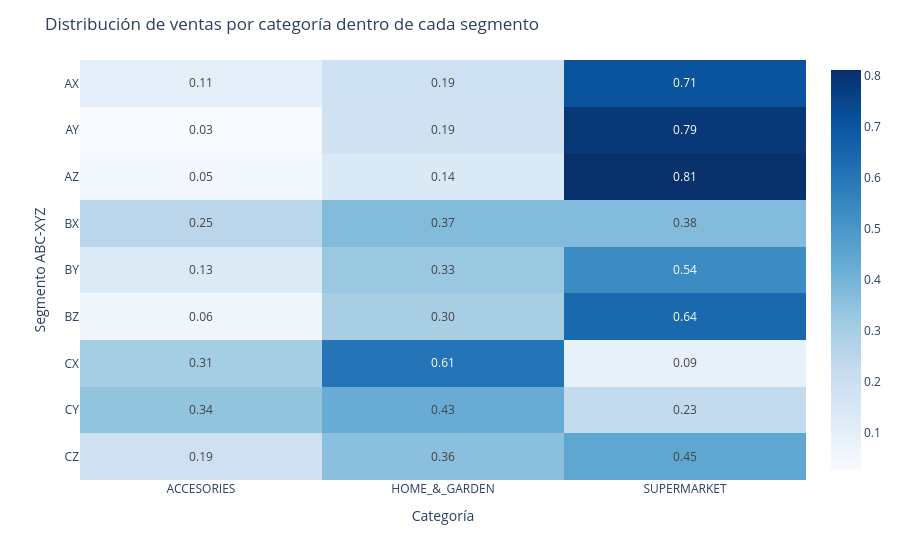

Write notebook code for a chart like this one.
### Code cell
ventas_seg_cat = (
    segmentacion.groupby(["segmento", "category"])["total_sales"]
    .sum()
    .reset_index()
)

tabla_ventas = ventas_seg_cat.pivot(
    index="segmento",
    columns="category",
    values="total_sales"
).fillna(0)

tabla_ventas_pct = tabla_ventas.div(tabla_ventas.sum(axis=1), axis=0)

fig = px.imshow(
    tabla_ventas_pct,
    text_auto=".2f",
    color_continuous_scale="Blues",
    aspect="auto"
)

fig.update_layout(
    title="Distribución de ventas por categoría dentro de cada segmento",
    xaxis_title="Categoría",
    yaxis_title="Segmento ABC-XYZ"
)

fig.update_traces(
    hovertemplate="Segmento: %{y}<br>Categoría: %{x}<br>% Ventas: %{z:.2f}<extra></extra>"
)

fig.show()

### Figure 1 — Plotly figure (JSON) as saved in the notebook; plotly's stock layout.template omitted (floating-point values rounded to 4 significant figures)
{"data": [{"coloraxis": "coloraxis", "hovertemplate": "Segmento: %{y}<br>Categoría: %{x}<br>% Ventas: %{z:.2f}<extra></extra>", "name": "0", "texttemplate": "%{z:.2f}", "type": "heatmap", "x": ["ACCESORIES", "HOME_&_GARDEN", "SUPERMARKET"], "xaxis": "x", "y": ["AX", "AY", "AZ", "BX", "BY", "BZ", "CX", "CY", "CZ"], "yaxis": "y", "z": [[0.1054, 0.1894, 0.7052], [0.028, 0.1851, 0.7869], [0.04757, 0.1404, 0.812], [0.251, 0.3735, 0.3755], [0.1341, 0.3295, 0.5364], [0.05938, 0.2981, 0.6426], [0.3055, 0.6057, 0.08875], [0.3446, 0.4271, 0.2283], [0.192, 0.3598, 0.4481]]}], "layout": {"coloraxis": {"colorscale": [[0, "rgb(247,251,255)"], [0.125, "rgb(222,235,247)"], [0.25, "rgb(198,219,239)"], [0.375, "rgb(158,202,225)"], [0.5, "rgb(107,174,214)"], [0.625, "rgb(66,146,198)"], [0.75, "rgb(33,113,181)"], [0.875, "rgb(8,81,156)"], [1, "rgb(8,48,107)"]]}, "margin": {"t": 60}, "title": {"text": "Distribución de ventas por categoría dentro de cada segmento"}, "xaxis": {"anchor": "y", "domain": [0, 1], "title": {"text": "Categoría"}}, "yaxis": {"anchor": "x", "autorange": "reversed", "domain": [0, 1], "title": {"text": "Segmento ABC-XYZ"}}}}
